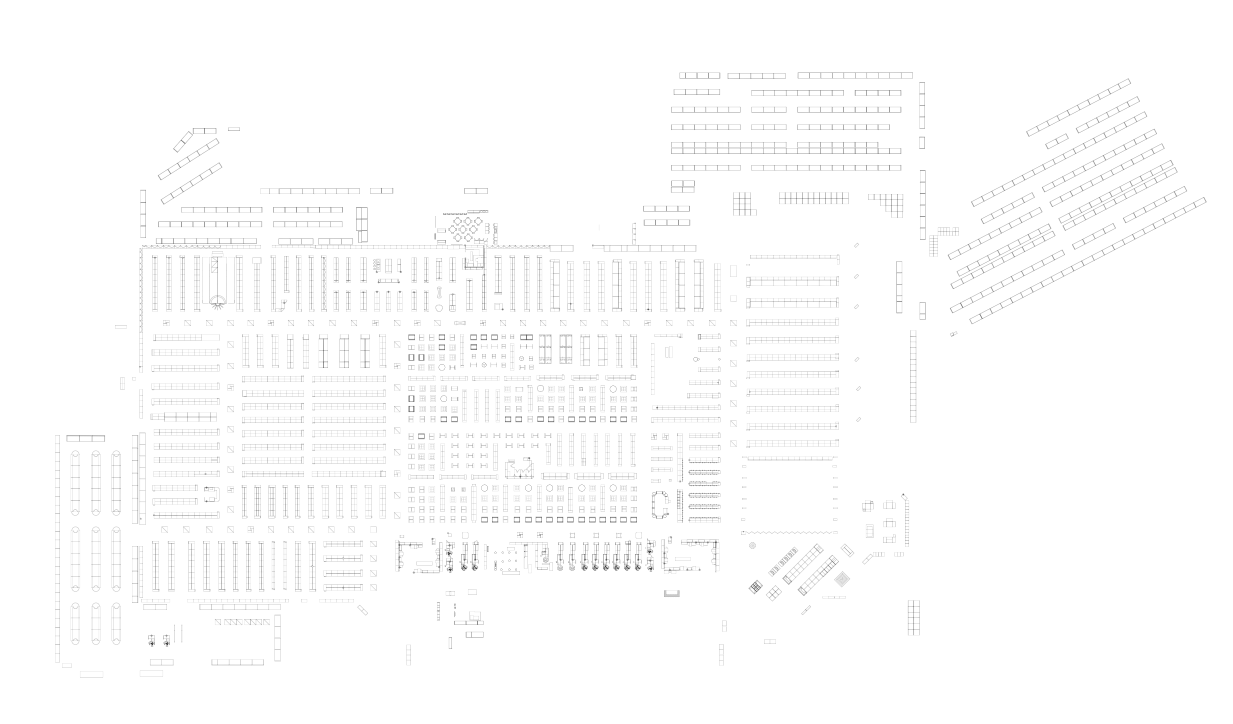
#> input picture 1150.png, 2466 x 1448 px (shown at 1/2 size)
$ jupyter execute --allow-errors 'TAMU Datathon Walmart Problem Description.ipynb'   (shell and % lines are left out)   (older library calls are emulated)
#> lines starting #> are read from the running program, lines starting #| are printed output that depends on the picture; after the words box and inside, x2 and y2 are one past the last pixel; in counts of white or black regions, pixels touching at a corner belong together
[cell 1]
# import jtplot submodule from jupyterthemes
from jupyterthemes import jtplot

# currently installed theme will be used to
# set plot style if no arguments provided
jtplot.style(grid = False)

# TAMU Datathon Walmart Problem Description

This document will walk you through understanding the steps that lead to your problem statement. It also contains all necessary helper functions for you to develop your system. You may use any algorithm you like to solve this problem.

The problem you are being asked to solve is a variation on the Traveling Salesman Problem. Given a map of a Walmart store, a set of points (targets), and a traffic density map (weights), determine the shortest path between all points which does not go through impassable locations (i.d. product displays) and minimizes the "travel time" subject to the traffic density constraint.

You can assume traffic density acts as a additive slowdown, such that a "0" indicates no slowdown passing through that location, a "1" indicates the maximum possible slowdown. An infinity indicates complete impassability. Your path is required to pass through all target points (guaranteed to be "0"s) such that the sum of the weights along your route is minimal.

You will be judged based on a set of seeds (every participate is judged using the same seeds) and the winner is the one whose total path is shortest (subject to the constraints) across all tested scenarios. You are highly encouraged to run your own tests to determine how flexible your algorithm is using random noise and targets. Helper functions for this are presented at the bottom. If no participants can find a non-infinite path, that seed will not be judged.

In the case of ties, runtime will be used as a tie breaker. All runtimes are limited to 1 minute per run (approximately, as system specifications may change this).

Before beginning, you may find it helpful to step through this notebook, which illustrates how the random noise and points are generated. Alternatively, you can skip to using the functions in question at the bottom of the notebook.

First, we'll establish some helper functions we'll use throughout the notebook. These allow for displaying of images and generation of noise.

-- Problems by Kevin Horecka(kevin.horecka@walmart.com)

[cell 2]
import random
import matplotlib.pyplot as plt
import numpy as np
import cv2

def display_img(img, title="Store Map", figsize=(15, 10), cmap='gray', minmax=True):
    plt.figure(figsize=figsize)
    if minmax:
        plt.imshow(img, cmap=cmap, vmin=0, vmax=255)
    else:
        plt.imshow(img, cmap=cmap)
    plt.title(title)
    plt.show()

def perlin(x, y, seed=0):
    np.random.seed(seed)
    p = np.arange(256, dtype=int)
    np.random.shuffle(p)
    p = np.stack([p, p]).flatten()
    xi = x.astype(int)
    yi = y.astype(int)
    xf = x - xi
    yf = y - yi
    u = fade(xf)
    v = fade(yf)
    n00 = gradient(p[p[xi] + yi], xf, yf)
    n01 = gradient(p[p[xi] + yi + 1], xf, yf - 1)
    n11 = gradient(p[p[xi + 1] + yi + 1], xf - 1, yf - 1)
    n10 = gradient(p[p[xi + 1] + yi], xf - 1, yf)
    x1 = lerp(n00, n10, u)
    x2 = lerp(n01, n11, u)
    return lerp(x1, x2, v)

def lerp(a, b, x):
    return a + x * (b - a)

def fade(t):
    return 6 * t**5 - 15 * t**4 + 10 * t**3

def gradient(h,x,y):
    vectors = np.array([[0, 1], [0, -1], [1, 0], [-1, 0]])
    g = vectors[h % 4]
    return g[:, :, 0] * x + g[:, :, 1] * y

def generate_noise_image(width, height, origin=0, scale_factor=5, seed=2):
    size = max([width, height])
    scale_x = width / size
    scale_y = height / size
    X = np.linspace(origin, scale_factor * scale_x, width, endpoint=False)
    Y = np.linspace(origin, scale_factor * scale_y, height, endpoint=False)
    x, y = np.meshgrid(X, Y)
    noise_img = perlin(x, y, seed=seed)
    return noise_img

## Critical Hyperparameters

Next, we're going to establish our critical hyperparameters. Note that the noise seeds will change when your solution is tested. Most other values do not impact performance and are for visualization only.

[cell 3]
image_map_source_filename = '1150.png' # The store map file location
target_seed = 42 # For determining the random target locations
noise_seed = 42 # For determining the random traffic noise locations

N_targets = 50 # The number of targets to be generated
circle_draw_size = 20 # Radius of targets to draw on goal image

## Preparing the Maps

First, we'll load the map image and binarize it.

[cell 4]
im_gray = cv2.imread('1150.png', cv2.IMREAD_GRAYSCALE)
#> im_gray: shape (1448, 2466); min 15, max 255, mean 252.5
display_img(im_gray)

[cell 5]
thresh, im_bw = cv2.threshold(im_gray, 254, 255, cv2.THRESH_BINARY_INV)
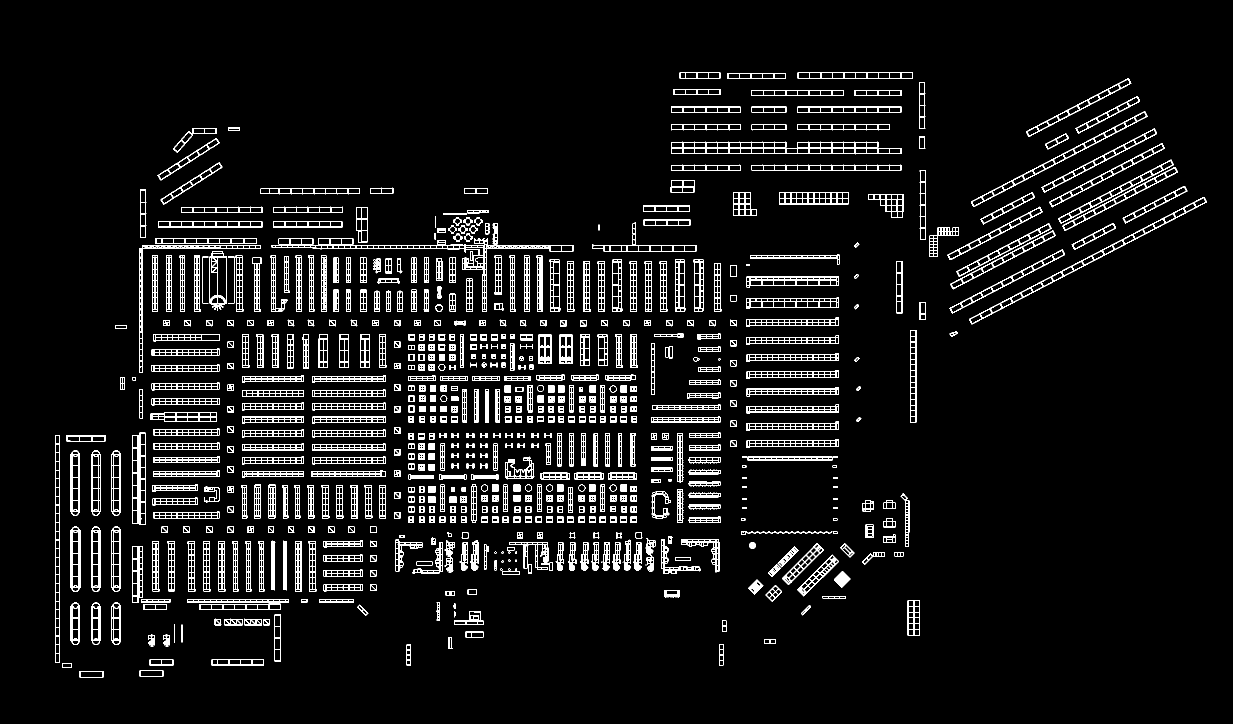
#> im_bw: shape (1448, 2466) (shown at 1/2 size); 5.7% white in thin lines or dots, all inside (x1, y1, x2, y2) = (110, 145, 2414, 1355)
display_img(im_bw, title="Store Map Collision")

## Generating the Collision Map

Next, we'll use the contours to determine what regions are considered inaccessible.

[cell 6]
im_bw.shape
#> Out = (1448, 2466)

#> (a cell that did not finish here is left out)

[cell 8]
print(cv2.__version__)

[cell 9]
collision_map = im_bw.copy()
contour, hier = cv2.findContours(collision_map, cv2.RETR_CCOMP, cv2.CHAIN_APPROX_SIMPLE)
#> contour = 6261 contours, 992 with area under 20; largest, box (x1, y1, x2, y2) and area: (1342, 283, 1803, 309) 9646, (543, 446, 1147, 624) 6502, (1938, 394, 2414, 649) 6158, (1942, 223, 2295, 414) 4558, (110, 870, 120, 1325) 4086
for cnt in contour:
    cv2.drawContours(collision_map, [cnt], 0, 255, -1)
#> this loop made 6261 passes
#> cnt on passes 1, 3, 5: [[159, 1342], [159, 1354], [206, 1354], [206, 1342]], [[279, 1341], [279, 1352], [326, 1352], [326, 1341]], [[124, 1326], [124, 1335], [142, 1335], [142, 1326]]
#> collision_map: shape (1448, 2466); 13.2% white; 726 white regions (23 under 20 px)
display_img(collision_map, title="Collision Map")

[cell 10]
collision_map[1000:1010,600:710]

## Determining Target Points

Next, we'll find the target points by looking at the edges of our collision map and selecting non-zero points on those edges. These locations will eventually be manually overwrriten with 0s to make them accessible.

[cell 11]
valid_targets = cv2.Laplacian(collision_map, cv2.CV_64F)
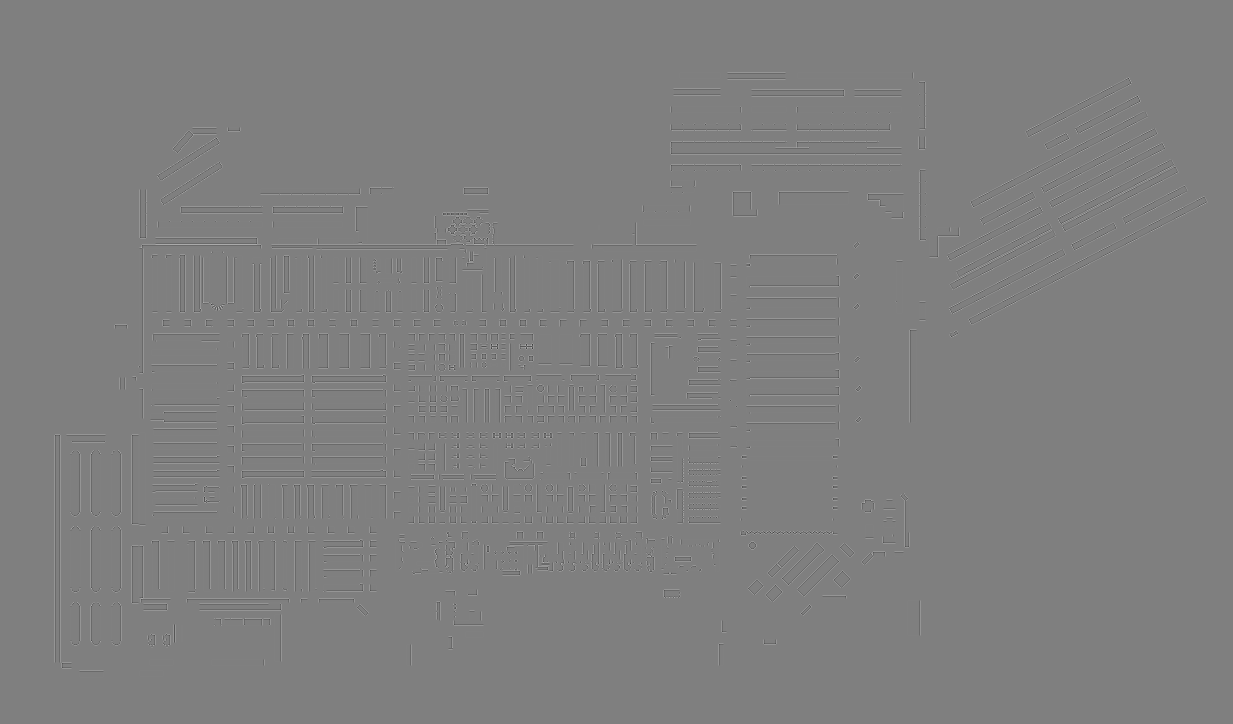
#> valid_targets: shape (1448, 2466) float64 (shown at 1/2 size); min -765, max 765, mean 0; drawn with min black and max white
display_img(valid_targets, title="Possible Targets Map")

[cell 12]
random.seed(target_seed)
im_targets = im_gray.copy()
ys, xs = valid_targets.nonzero()
target_indicies = random.sample(range(len(xs)), N_targets)
#> target_indicies = 50 values, max 183848 at index 24, min 1703 at index 31, mean 82804.4
target_xs, target_ys = xs[target_indicies], ys[target_indicies]
#> target_xs = 50 values, max 2231 at index 10, min 110 at index 33, mean 1026.4; target_ys = 50 values, max 1319 at index 24, min 157 at index 31, mean 707.9
for x, y in zip(target_xs, target_ys):
    cv2.circle(im_targets, (x, y), circle_draw_size, (0, 255, 0), -1)
#> this loop made 50 passes
#> (x, y) on passes 1 to 12: (377, 1133), (938, 449), (1839, 235), (1352, 668), (1598, 615), (794, 590), (443, 490), (869, 433), (304, 1205), (1181, 1011), (2231, 408), (1198, 1076)
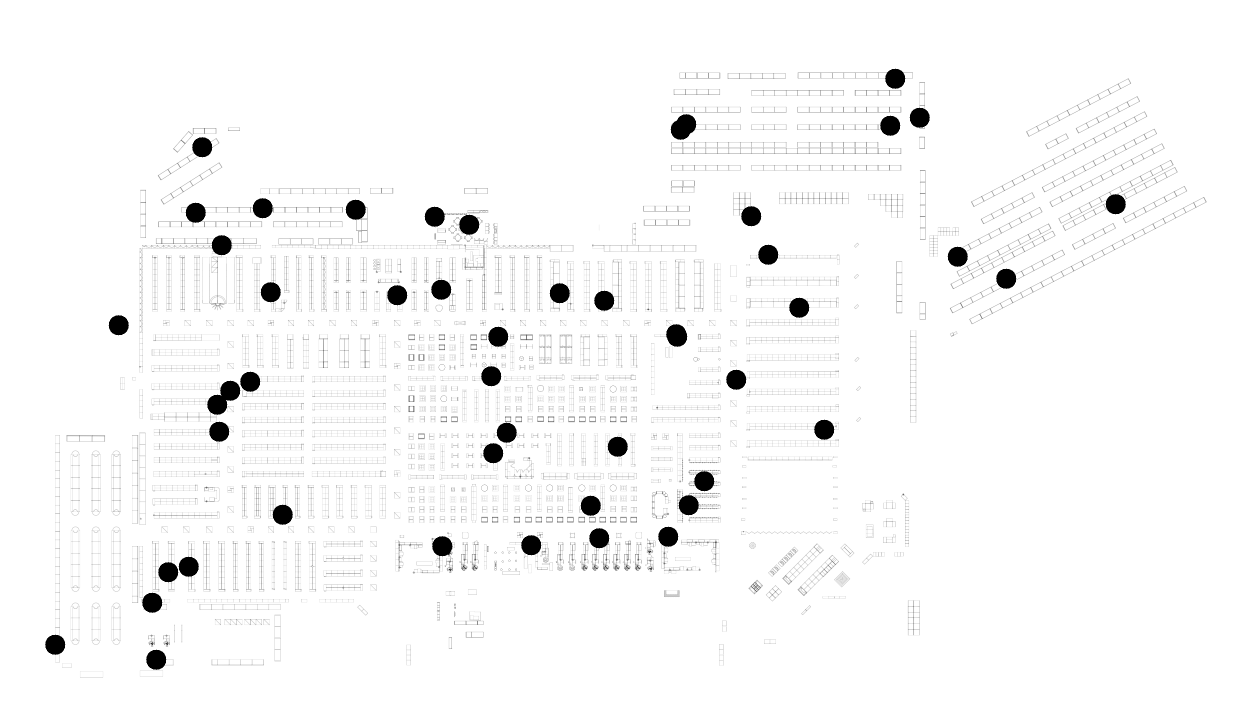
#> im_targets: shape (1448, 2466) (shown at 1/2 size); min 0, max 255, mean 248.3
display_img(im_targets)

## Generate the Traffic Map

Finally, we'll generate some noise to represent the traffic in the store. This noise represents the per-pixel difficulty of traveling in a particular region of the store. An ideal path is one which traverses all targets while minimizing sum of the path weights along the route. Note that impassable areas have a path weight of inifinity, so going through those points results in the worst possible score.

[cell 13]
width, height = len(im_targets[0]), len(im_targets)
#> width = 2466; height = 1448
noise_img = generate_noise_image(width, height, seed=noise_seed)
#> in generate_noise_image, `size = max([width, height])`: size = 2466
#> in generate_noise_image, `scale_x = width / size`: scale_x = 1
#> in generate_noise_image, `scale_y = height / size`: scale_y = 0.587
noise_img = (noise_img - np.min(noise_img)) / (np.max(noise_img) - np.min(noise_img))

travel_friction = (~collision_map>0).astype(int) * noise_img
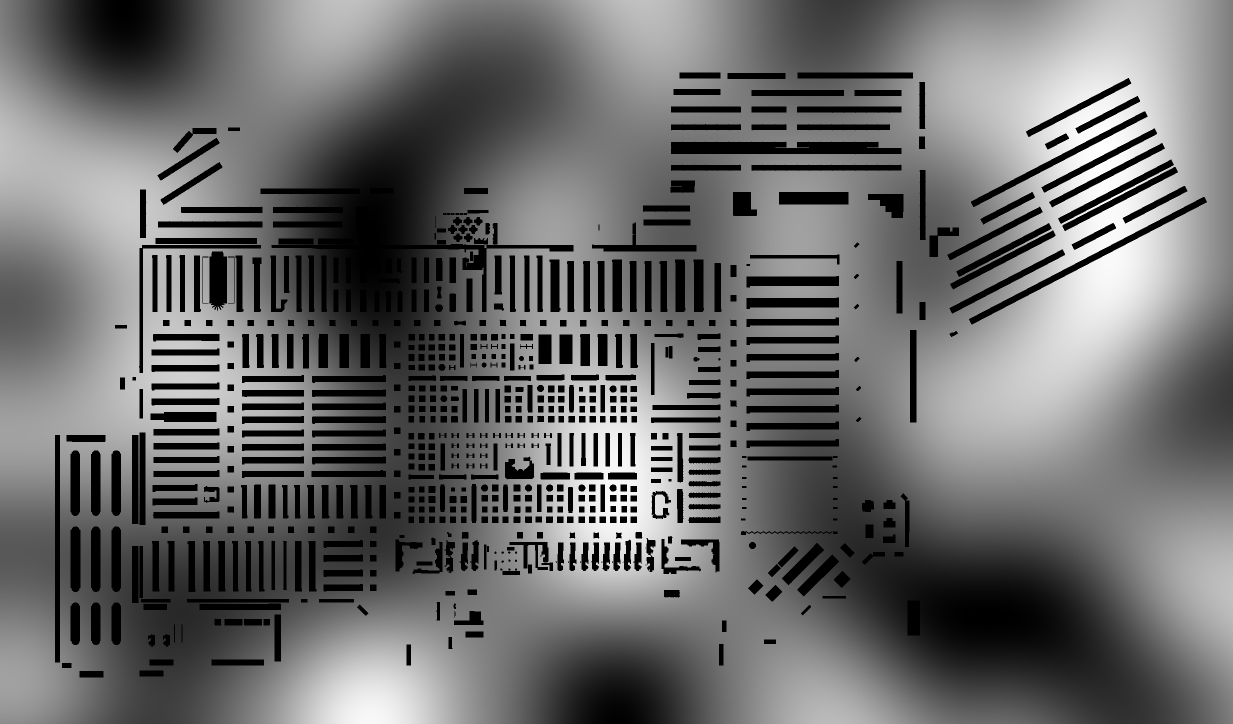
#> travel_friction: shape (1448, 2466) float64 (shown at 1/2 size); min 0, max 1, mean 0.423
travel_friction[collision_map>0] = np.inf
for x, y in zip(target_xs, target_ys):
    travel_friction[y][x] = 0

display_img(travel_friction*255)
#> in display_img (call 6), `plt.show()`:
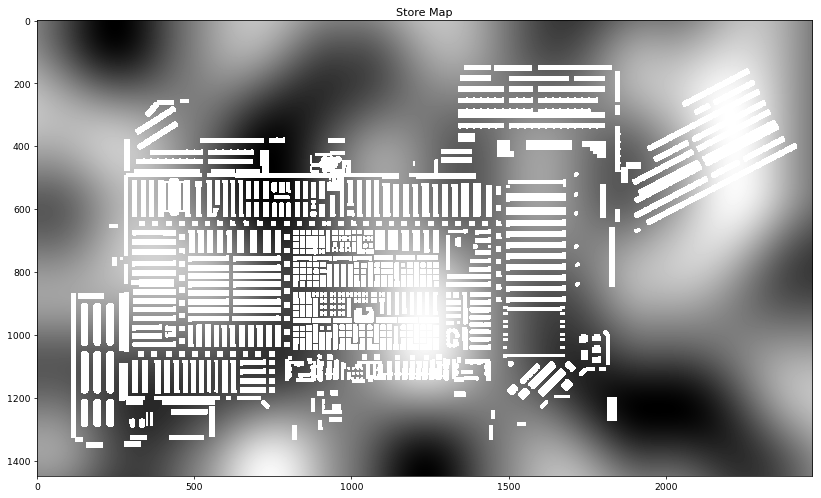
#> figure drawn by matplotlib, 1 panel

## Viewing the Final Objective

Now that we have the travel friction map (i.e. the map of the difficulty of traversing every point on the image) and a list of the goal points, a path can be generated which minimizes the sum of the weights while visiting points adjacent to every goal point. Note that diagonal motion is not allowed - only horizontal or vertical moves are permitted. Also note that all goal points are considered "0" weight, meaning there is no cost for visiting the goal point.

The circles in this image to not indicate weights - they are markers. The travel_friction image is the one upon which you will be judged. Remember this image will have random noise and points, so do not assume it will be identical each time.

[cell 14]
goal_image = travel_friction.copy()
for x, y in zip(target_xs, target_ys):
    cv2.circle(goal_image, (x, y), circle_draw_size, (0, 0, 0), -1)
display_img(goal_image*255)

# Problem Function

This function will return, given two random seeds, a traffic map and a set of target locations. You can use any seeds you like during development, but a fixed list of seeds will be used to test every participant. Note that a variable number of targets will be used as well in testing.

[cell 15]
def get_traffic_map_and_targets(N, traffic_seed, target_seed, origin=0, scale_factor=5):
    # Load store map
#> called with N = 50, traffic_seed = 42, target_seed = 42, origin = 0, scale_factor = 5
    im_gray = cv2.imread('1150.png', cv2.IMREAD_GRAYSCALE)
    # Binarize
    thresh, im_bw = cv2.threshold(im_gray, 254, 255, cv2.THRESH_BINARY_INV)
    # Fill holes to make impassable areas
    collision_map = im_bw.copy()
    contour, hier = cv2.findContours(collision_map, cv2.RETR_CCOMP, cv2.CHAIN_APPROX_SIMPLE)
    for cnt in contour:
        cv2.drawContours(collision_map, [cnt], 0, 255, -1)
    # Edge detect to generate valid targets
    valid_targets = cv2.Laplacian(collision_map, cv2.CV_64F)
    # Generate random targets
    random.seed(target_seed)
    im_targets = im_gray.copy()
    ys, xs = valid_targets.nonzero()
    target_indicies = random.sample(range(len(xs)), N_targets)
    target_xs, target_ys = xs[target_indicies], ys[target_indicies]
    # Generate noise image for traffic
    width, height = len(im_targets[0]), len(im_targets)
#> width = 2466; height = 1448
    noise_img = generate_noise_image(width, height, seed=noise_seed, origin=origin, scale_factor=scale_factor)
    noise_img = (noise_img - np.min(noise_img)) / (np.max(noise_img) - np.min(noise_img))
    # Merge noise and collisions
    travel_friction = (~collision_map>0).astype(int) * noise_img
    # Enforce collision map infinite condition
    travel_friction[collision_map>0] = np.inf
    # Make targets passable
    for x, y in zip(target_xs, target_ys):
        travel_friction[y][x] = 0
    # Return the friction map and the target points
    return travel_friction, list(zip(target_xs, target_ys))

## Scoring and Evaluation

The following function is used for scoring and evaluation. It will throw errors if you do not follow the path rules or if you don't traverse all of the target points. If you pass those two conditions, it will generate a score whose value should be minimized. Note that this score will be infinity if the path traverses an impassable location.

[cell 16]
def evaluate_path(traffic_map, target_points, path_points):
    # Confirm the path is contiguous
    for i in range(0, len(path_points) - 1):
        if np.abs(path_points[i][0] - path_points[i+1][0]) + np.abs(path_points[i][1] - path_points[i+1][1]) > 1:
            raise ValueError('Error in path between {0} @ {1} and {2} @ {3}. The path given by path_points has jumps - the path must never move more than 1 square in either the horizontal or vertical direction. Diagonal is not allowed.'.format(i, path_points[i], i+1, path_points[i+1]))
    # Confirm all points were visited
    for idx, tp in enumerate(target_points):
        if tp not in path_points:
            raise ValueError('Not all target points were visited. Point {0} @ {1} was not visited. Stopping evaluation.'.format(idx, tp))
    # Determine the score
    score = 0
    for pp in path_points:
        score += traffic_map[pp[1]][pp[0]]
    return score

## Visualization and Examples

Finally, it is recommended you visualize both the target and your paths to understand the choices your system makes.

[cell 17]
def draw_path(img, path, color=1.0):
    tmp = img.copy()
    for p in path:
        tmp[p[1]][p[0]] = color
    return tmp

def straight_line_path(start, length):
    path = [start]
    for i in range(length):
        if i%2 == 0:
            path.append((path[-1][0]+1, path[-1][1]))
        else:
            path.append((path[-1][0], path[-1][1]+1))
    return path

[cell 18]
map_img, target_points = get_traffic_map_and_targets(50, 42, 42, scale_factor=5)
#> target_points = 50 pairs, first value 110 to 2231, second value 157 to 1319
disp_img = map_img.copy()
for x, y in zip(target_xs, target_ys):
    cv2.circle(disp_img, (x, y), circle_draw_size, (0, 0, 0), -1)
display_img(disp_img*255)

[cell 19]
# This should fail as not all target points were traversed
path = straight_line_path((100, 100), 100)
display_img(draw_path(map_img, path, color=1)*255)
#> (the rest of this cell did not finish here and is left out)

#> the loop in evaluate_path, `for idx, tp in enumerate(target_points):` made 1 pass

[cell 20]
# This should fail as the path is not properly contiguous
path = target_points
#> path has the same summary as target_points
display_img(draw_path(map_img*255, path))
#> the loop in draw_path (call 2), `for p in path:` made 50 passes
#> the loop in evaluate_path, `for i in range(0, len(path_points) - 1):` made 1 pass
#> (the rest of this cell did not finish here and is left out)

[cell 21]
# This should result in a score of infinity
path = straight_line_path((100, 100), 1000)
display_img(draw_path(map_img, path, color=1)*255)
evaluate_path(map_img, [path[0], path[20]], path) # Note we're cheating the target points
#> Out = inf

[cell 22]
# This should result in a valid score which would be compared to other participants
path = straight_line_path((100, 100), 300)
display_img(draw_path(map_img, path, color=1)*255)
evaluate_path(map_img, [path[0], path[20]], path) # Note we're cheating the target points
#> Out = 106.9

[cell 23]
map_img.shape
#> Out = (1448, 2466)
